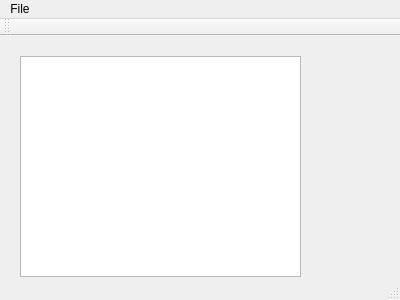
<?xml version="1.0" encoding="UTF-8"?>
<ui version="4.0">
 <class>MainWindow</class>
 <widget class="QMainWindow" name="MainWindow">
  <property name="geometry">
   <rect>
    <x>0</x>
    <y>0</y>
    <width>400</width>
    <height>300</height>
   </rect>
  </property>
  <property name="windowTitle">
   <string>MainWindow</string>
  </property>
  <widget class="QWidget" name="centralWidget">
   <widget class="QTextEdit" name="textEdit">
    <property name="geometry">
     <rect>
      <x>20</x>
      <y>20</y>
      <width>281</width>
      <height>221</height>
     </rect>
    </property>
   </widget>
  </widget>
  <widget class="QMenuBar" name="menuBar">
   <property name="geometry">
    <rect>
     <x>0</x>
     <y>0</y>
     <width>400</width>
     <height>17</height>
    </rect>
   </property>
   <widget class="QMenu" name="menuFile">
    <property name="title">
     <string>File</string>
    </property>
    <addaction name="actionNew"/>
    <addaction name="actionOpen"/>
    <addaction name="actionSave"/>
    <addaction name="actionExit"/>
   </widget>
   <addaction name="menuFile"/>
  </widget>
  <widget class="QToolBar" name="mainToolBar">
   <attribute name="toolBarArea">
    <enum>TopToolBarArea</enum>
   </attribute>
   <attribute name="toolBarBreak">
    <bool>false</bool>
   </attribute>
  </widget>
  <widget class="QStatusBar" name="statusBar"/>
  <action name="actionNew">
   <property name="text">
    <string>New</string>
   </property>
   <property name="shortcut">
    <string>Ctrl+N</string>
   </property>
  </action>
  <action name="actionOpen">
   <property name="text">
    <string>Open</string>
   </property>
   <property name="shortcut">
    <string>Ctrl+O</string>
   </property>
  </action>
  <action name="actionSave">
   <property name="text">
    <string>Save</string>
   </property>
   <property name="shortcut">
    <string>Ctrl+S</string>
   </property>
  </action>
  <action name="actionExit">
   <property name="text">
    <string>Exit</string>
   </property>
  </action>
 </widget>
 <layoutdefault spacing="6" margin="11"/>
 <resources/>
 <connections/>
</ui>
